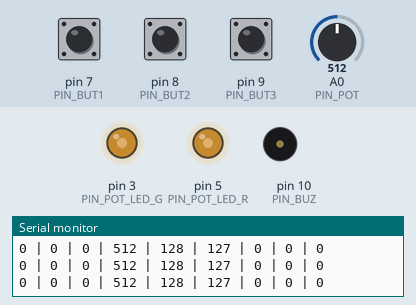
This sketch was run on a simulated Arduino Uno, built with avr-gcc and run on an emulated ATmega328P. Shown: output pins drawn as LEDs (lit = HIGH), buzzer (waves = sounding), the last lines printed to the serial monitor. The inputs (shaded band) are chosen by the test bench; at power-on: A0 (PIN_POT) = 512, pin 7 (PIN_BUT1) LOW, pin 8 (PIN_BUT2) LOW, pin 9 (PIN_BUT3) LOW.

Above: at 1.2 s.
1.3 s: A0 (PIN_POT) set to 716
At 2.1 s:
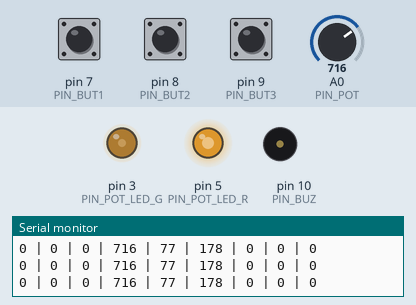
2.8 s: pin 7 (PIN_BUT1) pulled HIGH for 0.15 s
At 3.7 s:
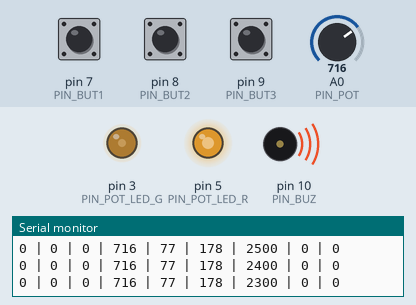
5.4 s: A0 (PIN_POT) set to 1023
At 6.3 s:
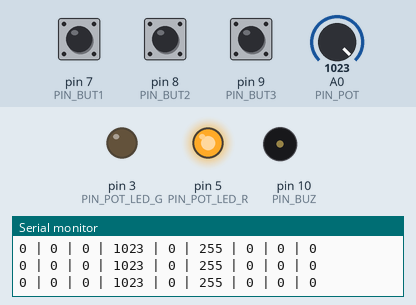
6.9 s: pin 8 (PIN_BUT2) pulled HIGH for 0.15 s
At 7.7 s:
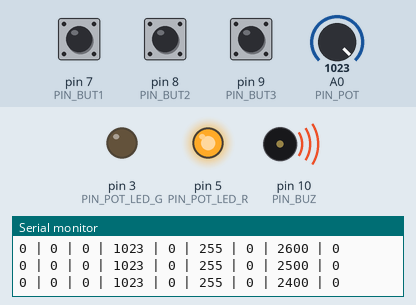
9.5 s: A0 (PIN_POT) set to 900
At 10.4 s:
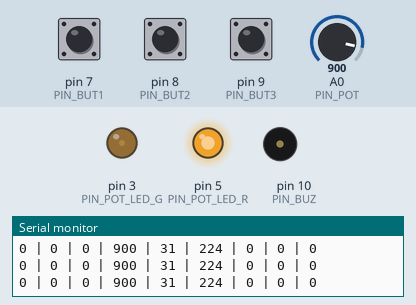
11.0 s: pin 9 (PIN_BUT3) pulled HIGH for 0.15 s
At 11.8 s:
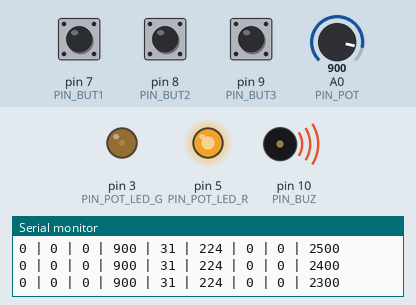
Timing chart, 0 to 14.0 s (numbered marks = the images above; inputs shaded):
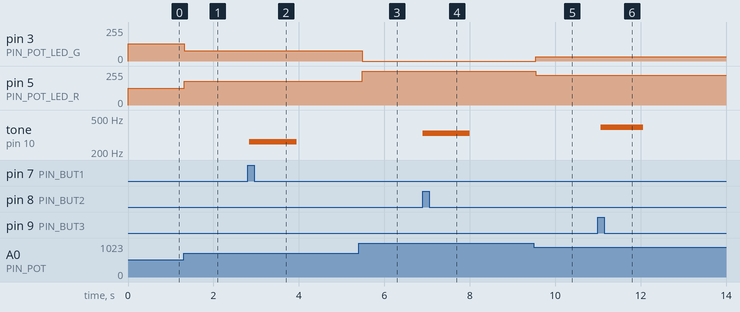

The sketch:

potentiometer-and-buzzers.ino
```cpp
/*
 * ITE4: Project #1 Assignment
 *
 * Simulate the project using Tinkercad, make sure to take screenshots the
 * pictures of the diagram and code, and make a video of the output of the
 * project.
 *
 * 1. Potentiometer with 2 control LED lights.
 * 2. Buzzer with 3 LEDs and 3 Buttons.
 */

#define CLOCKSPEED 100  // in milliseconds
#define POT_MIN 0
#define POT_MAX 1023
#define LED_MIN 0
#define LED_MAX 255
// The following decay values should be more than and
// (preferrably) a multiple of CLOCKSPEED.
#define BUZ_DECAY 1000
#define LED_DECAY 3000

// pin assignments for potentiometer and LEDs
#define PIN_POT A0
#define PIN_POT_LED_G 3
#define PIN_POT_LED_R 5

// pin assignments for buzzer, LEDs, and buttons
#define PIN_BUZ 10
#define PIN_BUT1 7
#define PIN_BUT2 8
#define PIN_BUT3 9
#define PIN_LED1 13
#define PIN_LED2 12
#define PIN_LED3 11

// non-zero when they should be active.
int LED1_ACTIVE_TIME_LEFT = 0;
int LED2_ACTIVE_TIME_LEFT = 0;
int LED3_ACTIVE_TIME_LEFT = 0;

void setup() {
  pinMode(PIN_POT, INPUT);
  pinMode(PIN_POT_LED_G, OUTPUT);
  pinMode(PIN_POT_LED_R, OUTPUT);

  Serial.begin(9200);
}

void loop() {
  // Update the values of the potentiometer and its LEDs.
  int pot_val = analogRead(PIN_POT);
  int led_g_val = 255 - map(pot_val, POT_MIN, POT_MAX, LED_MIN, LED_MAX);
  int led_r_val = map(pot_val, POT_MIN, POT_MAX, LED_MIN, LED_MAX);
  bool is_but1_pushed = digitalRead(PIN_BUT1);
  bool is_but2_pushed = digitalRead(PIN_BUT2);
  bool is_but3_pushed = digitalRead(PIN_BUT3);

  // WARN: For debugging only... I know, this is cursed.
  Serial.println(String(is_but1_pushed) + " | " + String(is_but2_pushed) +
                 " | " + String(is_but3_pushed) + " | " + String(pot_val) +
                 " | " + String(led_g_val) + " | " + String(led_r_val) + " | " +
                 String(LED1_ACTIVE_TIME_LEFT) + " | " +
                 String(LED2_ACTIVE_TIME_LEFT) + " | " +
                 String(LED3_ACTIVE_TIME_LEFT));

  if (is_but1_pushed || is_but2_pushed || is_but3_pushed) {
    // determine which LEDs to activate.
    if (is_but1_pushed) {
      LED1_ACTIVE_TIME_LEFT = LED_DECAY;
      tone(PIN_BUZ, 262, BUZ_DECAY);
    }
    if (is_but2_pushed) {
      LED2_ACTIVE_TIME_LEFT = LED_DECAY;
      tone(PIN_BUZ, 330, BUZ_DECAY);
    }
    if (is_but3_pushed) {
      LED3_ACTIVE_TIME_LEFT = LED_DECAY;
      tone(PIN_BUZ, 392, BUZ_DECAY);
    }
  }

  // update the values of the LEDs of the potentiometer.
  analogWrite(PIN_POT_LED_G, led_g_val);
  analogWrite(PIN_POT_LED_R, led_r_val);

  // Check the LEDs for decay.
  if (LED1_ACTIVE_TIME_LEFT > 0) {
    digitalWrite(PIN_LED1, HIGH);
    LED1_ACTIVE_TIME_LEFT -= CLOCKSPEED;
  } else
    digitalWrite(PIN_LED1, LOW);
  if (LED2_ACTIVE_TIME_LEFT > 0) {
    digitalWrite(PIN_LED2, HIGH);
    LED2_ACTIVE_TIME_LEFT -= CLOCKSPEED;
  } else
    digitalWrite(PIN_LED2, LOW);
  if (LED3_ACTIVE_TIME_LEFT > 0) {
    digitalWrite(PIN_LED3, HIGH);
    LED3_ACTIVE_TIME_LEFT -= CLOCKSPEED;
  } else
    digitalWrite(PIN_LED3, LOW);

  delay(CLOCKSPEED);
}
```

Measured:
- after the input at 1.3 s, pin 3 (PIN_POT_LED_G): 128/255 → 77/255 at once; pin 5 (PIN_POT_LED_R): 127/255 → 178/255 at once
- after the input at 2.8 s, tone on pin 10 (PIN_BUZ): silent → 262 Hz at once, → silent 1.1 s later
- after the input at 5.4 s, pin 3 (PIN_POT_LED_G): 77/255 → 0/255 after 0.08 s; pin 5 (PIN_POT_LED_R): 178/255 → 255/255 after 0.08 s
- after the input at 6.9 s, tone on pin 10 (PIN_BUZ): silent → 330 Hz at once, → silent 1.1 s later
- after the input at 9.5 s, pin 3 (PIN_POT_LED_G): 0/255 → 31/255 at once; pin 5 (PIN_POT_LED_R): 255/255 → 224/255 at once
- after the input at 11.0 s, tone on pin 10 (PIN_BUZ): silent → 392 Hz after 0.07 s, → silent 1.0 s later
